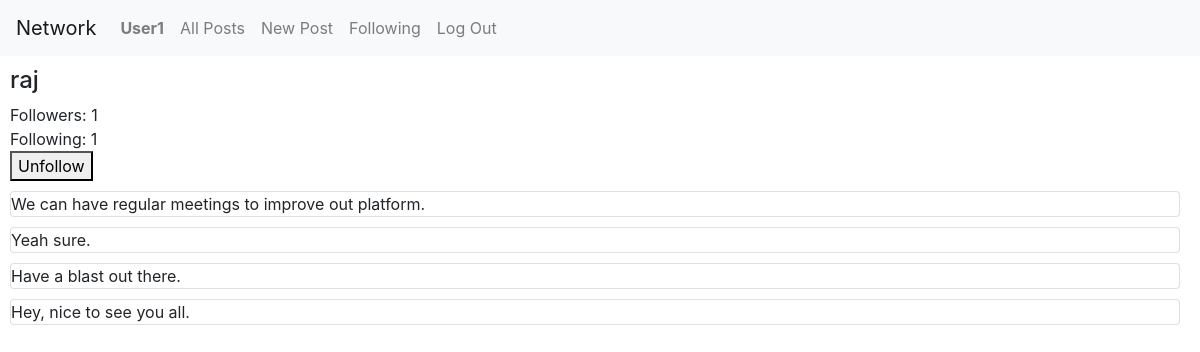
The app's page /profile/raj (signed in) with its own data.
### network/models.py (models this page shows, shortened)
class User(AbstractUser):
    followers = models.ManyToManyField('self', related_name="followersUser", symmetrical=False, null=True, blank=True)
    following = models.ManyToManyField('self', related_name="followingUser", symmetrical=False, null=True, blank=True)

class Post(models.Model):
    user = models.ForeignKey(User, on_delete=models.CASCADE)
    post = models.TextField()
    time = models.DateTimeField(auto_now=True)
    likes = models.ManyToManyField(User, related_name='likepost')

### network/views.py (the view, shortened to what this page needs)
# urls.py: path("profile/<str:username>", views.profile, name="profile"),
@login_required
def profile(request, username):
    follow = User.objects.get(username = username)
    currentUser = request.user
    print(follow, "----", currentUser)
    is_following = follow.followers.filter(username=currentUser.username).exists()
    user = User.objects.get(username = username)
    data = Post.objects.filter(user = user).order_by('-time')
    return render(request, "network/profile.html", {"postData":data, "userData":user, "is_following":is_following})

### network/templates/network/profile.html (shortened to what this page needs)
{% extends "network/layout.html" %}
{% block body %}
    <div style="margin: 10px;">
        <h4>{{userData.username}}</h4>
        <div>Followers: {{userData.followers.all|length}}</div>
        <div>Following: {{userData.following.all|length}}</div>
        {% if userData != request.user and user.is_authenticated %}
            <form method="post">
                {% if is_following %}
                <button type="submit">Unfollow</button>
                {% else %}
                <button type="submit">Follow</button>
                {% endif %}
            </form>
        {% endif %}
        {% for user in postData %}
            <div class="card" style="margin: 10px 10px 10px 0; padding: 0;">
                <div>{{user.post}}</div>
            </div>
        {% endfor %}
    </div>
{% endblock %}

### network/templates/network/layout.html (shortened to what this page needs)
{% load static %}
<!DOCTYPE html>
<html lang="en">
    <head>
        <link rel="stylesheet" href="https://stackpath.bootstrapcdn.com/bootstrap/4.4.1/css/bootstrap.min.css">
        <link href="{% static 'network/styles.css' %}" rel="stylesheet">
    </head>
    <body style="height: 100vh;">
        <nav class="navbar navbar-expand-lg navbar-light bg-light">
            <a class="navbar-brand" href="">Network</a>
            <div>
              <ul class="navbar-nav mr-auto">
                {% if user.is_authenticated %}
                    <li class="nav-item">
                        <a class="nav-link" href="{% url 'profile' user.username %}"><strong>{{ user.username }}</strong></a>
                    </li>
                    <li class="nav-item">
                    <a class="nav-link" href="{% url 'index' %}">All Posts</a>
                    </li>
                    <li class="nav-item">
                        <a class="nav-link" href="{% url 'newpost' %}">New Post</a>
                    </li>
                    <li class="nav-item">
                        <a class="nav-link" href="{% url 'following' %}">Following</a>
                    </li>
                    <li class="nav-item">
                        <a class="nav-link" href="{% url 'logout' %}">Log Out</a>
                    </li>
                {% endif %}
              </ul>
            </div>
        </nav>
        <div class="body">
            {% block body %}
            {% endblock %}
        </div>
    </body>
</html>

### records on screen
User: username "User1"
User: username "raj", followers.all|length "1", following.all|length "1"
Post: post "We can have regular meetings to improve out platform."
Post: post "Yeah sure."
Post: post "Have a blast out there."
Post: post "Hey, nice to see you all."
